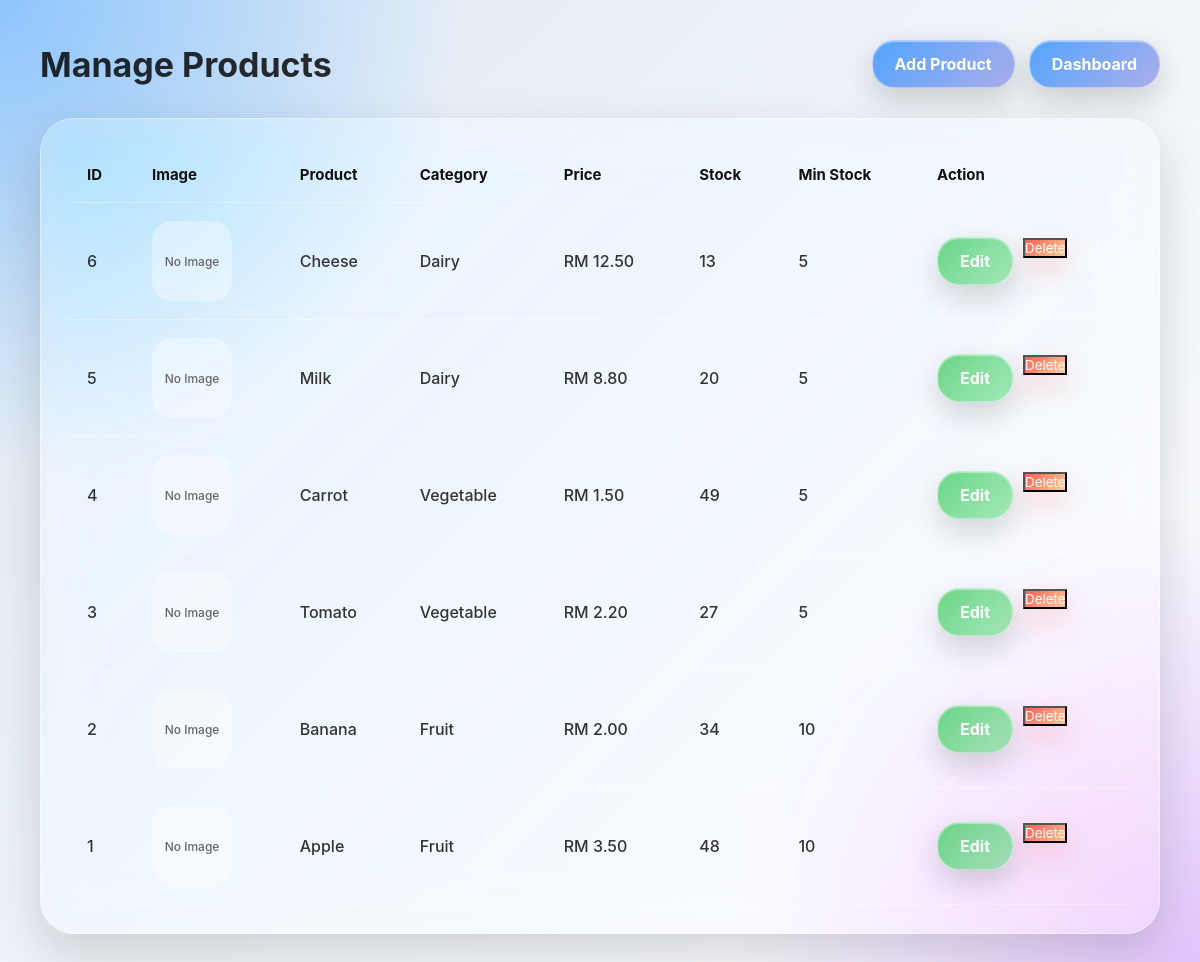
/admin/manage_products.php (signed in), run on the app's committed database.
### tables this page shows
CREATE TABLE `product` (
  `product_id` int(11) NOT NULL,
  `product_name` varchar(100) DEFAULT NULL,
  `price` decimal(10,2) DEFAULT NULL,
  `stock_quantity` int(11) DEFAULT NULL,
  `min_stock_level` int(11) DEFAULT 5,
  `category_id` int(11) DEFAULT NULL,
  `image` varchar(255) DEFAULT NULL
);

CREATE TABLE `category` (
  `category_id` int(11) NOT NULL,
  `category_name` varchar(100) NOT NULL
);

### admin/manage_products.php (the view, shortened to what this page needs)
<?php
require '../db.php';
$sql = "
    SELECT
    product.*,
    category.category_name
    FROM product
    LEFT JOIN category
    ON product.category_id = category.category_id
    ORDER BY product.product_id DESC
";
$result = $conn->query($sql);
?>
<!DOCTYPE html>
<html>
<head>
</head>
<body>
<div class="header">
    <h1>Manage Products</h1>
    <div class="top-actions">
        <a class="btn" href="add_product.php">
            Add Product
        </a>
        <a class="btn" href="dashboard.php">
            Dashboard
        </a>
    </div>
</div>
<div class="glass-card">
<table>
<tr>
    <th>ID</th>
    <th>Image</th>
    <th>Product</th>
    <th>Category</th>
    <th>Price</th>
    <th>Stock</th>
    <th>Min Stock</th>
    <th>Action</th>
</tr>
<?php while($row = $result->fetch_assoc()): ?>
<tr>
    <td>
        <?php echo $row['product_id']; ?>
    </td>
    <td>
        <?php if(!empty($row['image'])): ?>
            <img
                class="product-img"
                src="../images/<?php echo htmlspecialchars($row['image']); ?>"
            >
        <?php else: ?>
            <div class="no-img">
                No Image
            </div>
        <?php endif; ?>
    </td>
    <td>
        <?php echo htmlspecialchars($row['product_name']); ?>
    </td>
    <td>
        <?php echo htmlspecialchars($row['category_name'] ?? 'No Category'); ?>
    </td>
    <td>
        RM <?php echo number_format($row['price'], 2); ?>
    </td>
    <td>
        <?php echo $row['stock_quantity']; ?>
    </td>
    <td>
        <?php echo $row['min_stock_level']; ?>
    </td>
    <td>
        <div class="action">
            <a
                class="edit"
                href="edit_product.php?id=<?php echo $row['product_id']; ?>"
            >
                Edit
            </a>
            <form method="POST" onsubmit="return confirm('Delete this product?');">
                <button class="delete">Delete</button>
            </form>
        </div>
    </td>
</tr>
<?php endwhile; ?>
</table>
</div>
</body>
</html>

### admin/manage_products.php (style rules this page uses)
* { margin:0; padding:0; box-sizing:border-box; font-family:-apple-system,BlinkMacSystemFont,"Segoe UI",sans-serif; }
body { min-height:100vh; padding:40px; background: radial-gradient(circle at top left,#8ec5fc,transparent 30%), radial-gradient(circle at bottom right,#e0c3fc,transparent 30%), linear-gradient(135deg,#dfe9f3,#ffffff); }
.header { display:flex; justify-content:space-between; align-items:center; margin-bottom:30px; }
h1 { color:rgba(0,0,0,0.82); font-size:34px; }
.top-actions { display:flex; gap:14px; }
.btn, .action a { display:inline-flex; align-items:center; justify-content:center; position:relative; overflow:hidden; padding:13px 22px; border-radius:22px; text-decoration:none; font-weight:700; color:rgba(0,0,0,0.78); background: linear-gradient( 135deg, rgba(255,255,255,0.34), rgba(255,255,255,0.12) ); backdrop-filter:blur(24px) saturate(190%); -webkit-backdrop-filter:blur(24px) saturate(190%); border:1px solid rgba(255,255,255,0.45); box-shadow: inset 0 1px 1px rgba(255,255,255,0.45), 0 12px 30px rgba(0,0,0,0.16); transition: transform 0.25s ease, box-shadow 0.25s ease, background 0.25s ease; }
.btn::before, .action a::before { content:""; position:absolute; inset:0; background: radial-gradient( circle at var(--x, 50%) var(--y, 50%), rgba(255,255,255,0.95), transparent 36% ); opacity:0; transition:0.2s ease; }
.btn { color:white; background: linear-gradient( 135deg, rgba(0,122,255,0.65), rgba(88,86,214,0.45) ); }
.edit { color:white !important; background: linear-gradient( 135deg, rgba(52,199,89,0.72), rgba(48,209,88,0.42) ) !important; box-shadow: 0 12px 30px rgba(52,199,89,0.22); }
.delete { color:white !important; background: linear-gradient( 135deg, rgba(255,59,48,0.82), rgba(255,149,0,0.42) ) !important; box-shadow: 0 12px 30px rgba(255,59,48,0.22); }
.glass-card { padding:28px; border-radius:34px; background:rgba(255,255,255,0.28); backdrop-filter:blur(25px) saturate(180%); -webkit-backdrop-filter:blur(25px) saturate(180%); border:1px solid rgba(255,255,255,0.38); box-shadow:0 20px 50px rgba(0,0,0,0.15); overflow-x:auto; }
table { width:100%; border-collapse:collapse; }
th, td { padding:18px; text-align:left; border-bottom:1px solid rgba(255,255,255,0.35); }
th { color:#111; font-size:15px; }
td { color:#333; font-weight:500; }
.no-img { width:80px; height:80px; border-radius:20px; display:flex; align-items:center; justify-content:center; background:rgba(255,255,255,0.35); color:#666; font-size:12px; }
.action { display:flex; gap:10px; }

### data on the page
product: product_id "6", shows "No Image", product_name "Cheese", category.category_name "Dairy", price "12.50", stock_quantity "13", min_stock_level "5"
product: product_id "5", shows "No Image", product_name "Milk", category.category_name "Dairy", price "8.80", stock_quantity "20", min_stock_level "5"
product: product_id "4", shows "No Image", product_name "Carrot", category.category_name "Vegetable", price "1.50", stock_quantity "49", min_stock_level "5"
product: product_id "3", shows "No Image", product_name "Tomato", category.category_name "Vegetable", price "2.20", stock_quantity "27", min_stock_level "5"
product: product_id "2", shows "No Image", product_name "Banana", category.category_name "Fruit", price "2.00", stock_quantity "34", min_stock_level "10"
product: product_id "1", image "No Image", product_name "Apple", category.category_name "Fruit", price "3.50", stock_quantity "48", min_stock_level "10"
